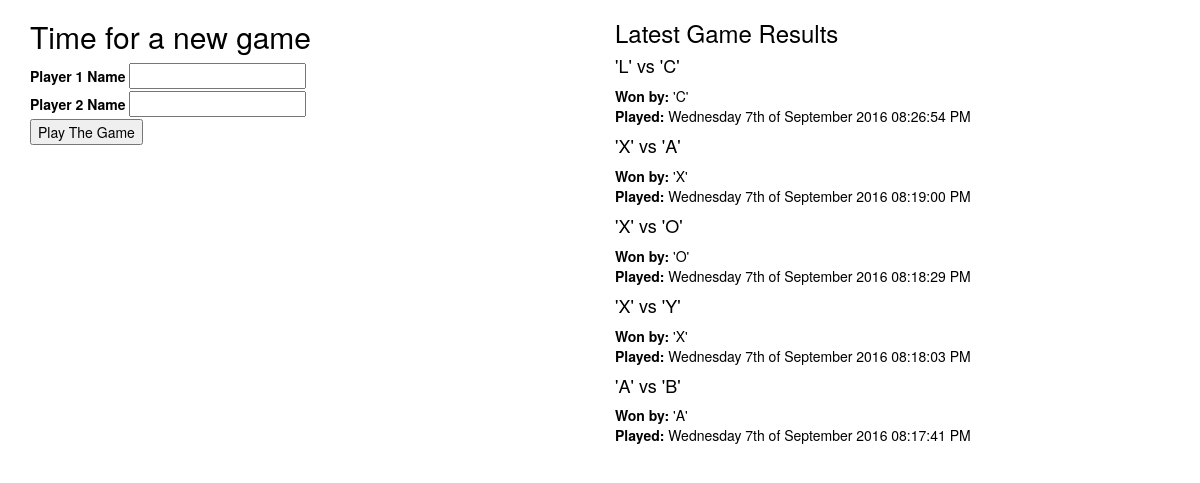
Page /index.php/game/create on the committed database.
### tables this page shows
CREATE TABLE `summary` (
  `id` int(11) NOT NULL,
  `date_game` int(11) NOT NULL,
  `p1_name` varchar(50) NOT NULL,
  `p2_name` varchar(50) NOT NULL,
  `winner_name` varchar(50) NOT NULL
);

### application/controllers/Game.php (called while the page is built, shortened)
<?php
class Game extends CI_Controller {
        public function __construct()
        {
                $this->load->model('game_model');
                $this->load->model('summary_model');
                $this->load->helper('url_helper');
                $this->load->library('session');
        }
        public function create() {
        	$this->load->helper('form');
        	$this->load->library('form_validation');
        	$data['title'] = 'Time for a new game';
        	$this->form_validation->set_rules('player1', 'Player 1 Name', 'trim|required');
        	$this->form_validation->set_rules('player2', 'Player 2 Name', 'trim|required');
        	if ($this->form_validation->run() === FALSE) {
        		$data['summary'] = $this->summary_model->get_summary();
        		$this->load->view('templates/header', $data);
        		$this->load->view('game/new', $data);
        		$this->load->view('templates/footer', $data);
        	}
        	else {
        		$this->game_model->new_game($this->input->post('player1'),$this->input->post('player2'));
        		redirect('playgame', 'refresh');
        	}
        }
}

### index.php (called while the page is built, shortened)
<?php
require_once BASEPATH.'core/CodeIgniter.php';

### application/models/Summary_model.php (called while the page is built, shortened)
<?php
class Summary_model extends CI_Model {
        public function get_summary ($slug = FALSE) {
        	$query = $this->db->query("select p1_name, p2_name, winner_name, date_game from summary ORDER by date_game DESC LIMIT 5");
            return $query->result_array();
        }
}
?>

### application/views/game/new.php (the view, shortened to what this page needs)
<div class="row">
    <div class="col-sm-6">
<h2><?php echo $title; ?></h2>
<?php echo form_open('game/create'); ?>
    <label for="player1">Player 1 Name</label>
    <input type="input" name="player1" /><br />
    <label for="text">Player 2 Name</label>
    <input type="input" name="player2" /><br />
    <input type="submit" name="submit" value="Play The Game" />
</form>
</div>
<div class="col-sm-6">
<h3> Latest Game Results </h3>
<?php foreach ($summary as $summary_item): ?>
        <h4><?php echo $summary_item['p1_name']; ?> vs <?php echo $summary_item['p2_name']; ?></h4>
        <div class="main">
                <strong>Won by:</strong> <?php echo $summary_item['winner_name']; ?>
        </div>
		<p> <strong>Played:</strong> <?php echo date('l jS \of F Y h:i:s A', $summary_item['date_game']);?>
<?php endforeach; ?>
</div>
</div>

### css/style.css (style rules this page uses)
body { background-image:none; color:#000; }

### rows in the picture
summary: p1_name "'L'", p2_name "'C'", winner_name "'C'", date_game "Wednesday 7th of September 2016 08:26:54 PM"
summary: p1_name "'X'", p2_name "'A'", winner_name "'X'", date_game "Wednesday 7th of September 2016 08:19:00 PM"
summary: p1_name "'X'", p2_name "'O'", winner_name "'O'", date_game "Wednesday 7th of September 2016 08:18:29 PM"
summary: p1_name "'X'", p2_name "'Y'", winner_name "'X'", date_game "Wednesday 7th of September 2016 08:18:03 PM"
summary: p1_name "'A'", p2_name "'B'", winner_name "'A'", date_game "Wednesday 7th of September 2016 08:17:41 PM"

### other values in the picture
$title "Time for a new game"
